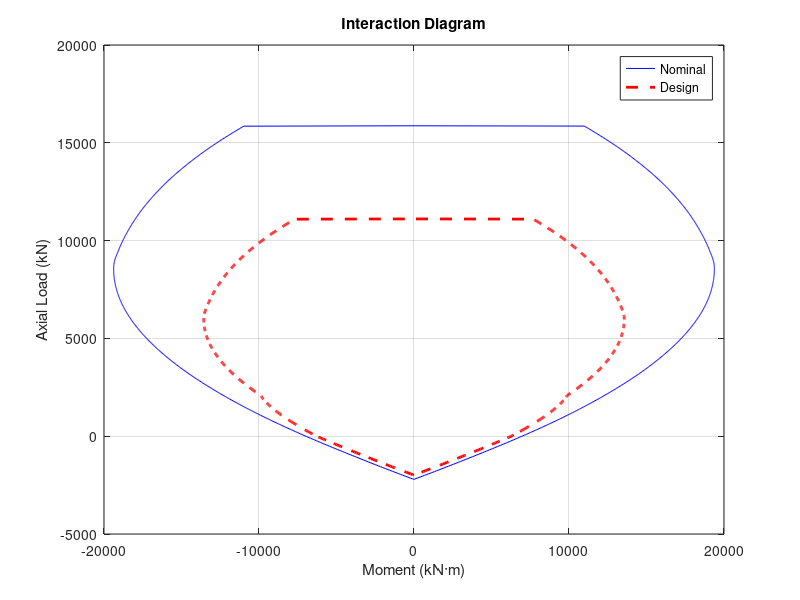
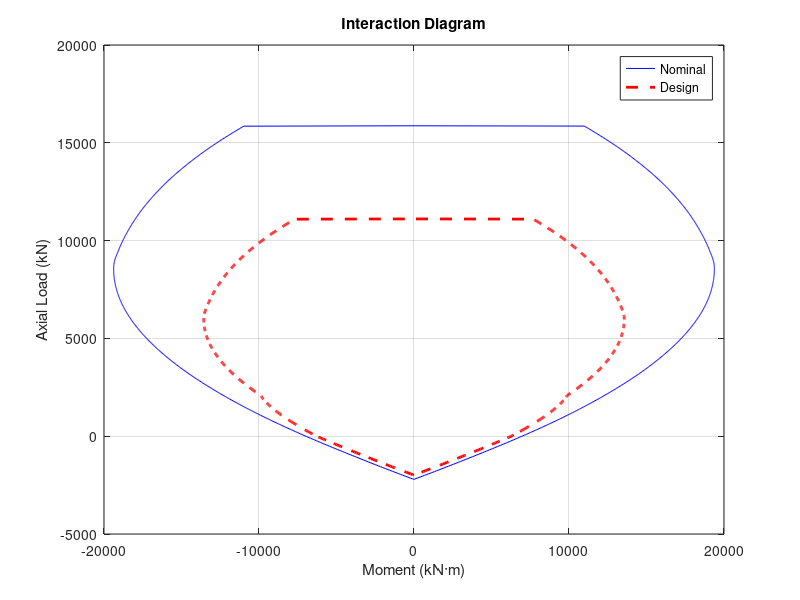

Source code (MATLAB) for these figures, in order:
%% T-WALL INTERACTION DIAGRAM GENERATOR
% 
% Author: Victor Calderón (July 2019)
% Updated: Jefferson De la Cuba (February 2025)
% --------------------------------------------------------------------------
% Generates nominal/design interaction diagrams for reinforced concrete T-walls per ACI 318
% Includes validation against applied load cases and exports results to specified directory
%
% Inputs:
%   - Material: fpc (kg/cm²), fy (kg/cm²), Es (kg/cm²), strains (ey, ecu)
%   - Geometry: b1/b2 (cm), h1/h2 (cm), steel layer coordinates (ei)
%   - Reinforcement: As (cm²) for each layer, bar spacing (eid)
%   - Dataset: Rec_P1_M33.txt (contains applied P [kN] and M [kN-m])
%
% Outputs:
%   - MATLAB figures: Interaction diagrams in .fig format
%   - JPEG image: Final annotated diagram in outputs directory
%   - Console output: Maximum axial load capacity (kN)

clear
close all
clc

%% Directory Configuration
% Create outputs directory if non-existent (one level up from current file)

outputDir = fullfile(fileparts(mfilename('fullpath')), '..', 'outputs'); % Robust path traversal
if ~exist(outputDir, 'dir')
    mkdir(outputDir); 
end

% Dataset path configuration (outside code directory)
dataFile = fullfile('..', 'datasets', 'Rec_P1_M33.txt');

%% Interaction Diagram - T Wall

% Input - Material Properties
fpc    = 210;           % Concrete compressive strength (kg/cm²)
beta_c = 0.85;          % Compression block factor for concrete
fy     = 4200;          % Steel yield strength (kg/cm²)
Es     = 2.0000e+06;    % Modulus of elasticity of steel (kg/cm²)
ey     = 0.0020;        % Steel yield strain
ecu    = 0.003;         % Ultimate strain of concrete (per ACI-318)

% Conversion factors
kgf_to_kN = 0.00980665;    % 1 kgf = 0.00980665 kN
kgfcm_to_kNm = 0.0000980665; % 1 kgf·cm = 0.0000980665 kN·m

% Input - Geometric Properties (cm)
b_1 = 0;                % Flange width
b_2 = 15;               % Web width
h_1 = 0;                % Flange height
h_2 = 675;              % Total height (web height = h_2 - h_1)
Ag  = b_1*h_1 + b_2*(h_2-h_1);   % Gross area (cm²)

%% Input - Distribution of Steel Reinforcement
n = 41;  % Number of steel layers

% From top to bottom:
As = [repmat(2.26,5,1); ones(31,1); repmat(2.26,5,1)];  % Steel area (cm²)
eid = [3; repmat(7,5,1); repmat(20,30,1); repmat(7,5,1)];  % Spacing between bars (cm)

% Distance from top to each steel layer (cm)
ei = zeros(length(eid),1);
ei(1) = eid(1);
for i = 2:length(eid)
    ei(i) = ei(i-1) + eid(i);
end

n_c = 1;  % Step increment for neutral axis depth

%% Compression Analysis
% Centroid of gross section (from top)
y_c_1 = (0.5*((b_1*h_1^2) + (h_2^2 - h_1^2)*b_2)) / (b_1*h_1 + b_2*(h_2-h_1));
y_c_2 = h_2 - y_c_1;

% Neutral axis depth range (cm)
c = 0.00001 : n_c : h_2 + 0.5*h_2;  

% Reverse reinforcement for negative bending
As_2 = As(end:-1:1);
ei_2 = h_2 - ei(end:-1:1);

flag = 0;

% Maximum compressive load (kN)
P_n_max = 0.8*(0.85*fpc*(Ag - sum(As)) + fy*sum(As)) * kgf_to_kN;

while flag <= 1
    a       = zeros(length(c),1);
    P_n     = zeros(length(c),1);
    P_real  = zeros(length(c),1);
    M_n     = zeros(length(c),1);
    M_real  = zeros(length(c),1);
    phi_Mn  = zeros(length(c),1);
    phi_Pn  = zeros(length(c),1);

    for i = 1:length(c)
        e_i  = zeros(length(As),1);
        f_s  = zeros(length(As),1);
        ms_i = zeros(length(As),1);

        a(i) = c(i) * beta_c;  % Depth of stress block

        % Steel layer forces
        for i_1 = 1:length(As)
            e_i(i_1) = ecu*(ei(i_1) - c(i)) / c(i); % Strain
            
            if e_i(i_1) > ey
                f_s(i_1) = fy * As(i_1); % Tension yield
            elseif e_i(i_1) < -ey
                f_s(i_1) = -fy * As(i_1); % Compression yield
            else
                f_s(i_1) = Es * e_i(i_1) * As(i_1); % Elastic
            end
            
            ms_i(i_1) = f_s(i_1) * (y_c_1 - ei(i_1)); % Moment contribution
        end

        % Concrete force
        if a(i) < h_1
            P_con = 0.85 * fpc * a(i) * b_1;
        else
            P_con_ala  = 0.85 * fpc * h_1 * b_1;
            P_con_alma = 0.85 * fpc * (a(i)-h_1) * b_2;
            P_con = P_con_ala + P_con_alma;
        end

        % Convert forces and moments
        P_real(i) = (P_con - sum(f_s)) * kgf_to_kN; % kN
        if a(i) < h_1
            M_real(i) = (P_con * (y_c_1 - a(i)/2) - sum(ms_i)) * kgfcm_to_kNm;
        else
            M_real(i) = (P_con_ala*(y_c_1 - h_1/2) + P_con_alma*(y_c_1 - (a(i)-h_1)/2) - sum(ms_i)) * kgfcm_to_kNm;
        end
        
        % Enforce Pn_max
        if P_n_max >= P_real(i)
            P_n(i) = P_real(i);
            M_n(i) = M_real(i);
        else
            M_n(i) = 0;
            P_n(i) = P_n_max;
        end
    end
    
    % Transition load calculations
    P_viga = 0.1 * fpc * Ag * kgf_to_kN;  % kN
    M_b    = max(M_n);
    p_1    = find(M_n == M_b, 1);
    P_b    = P_n(p_1);
    P_tran = min(P_viga/0.7, P_b/0.7);
    
    % Strength reduction factors
    for i_5 = 1:length(c)
        phi = 0.9 - 0.2 * P_n(i_5)/P_tran;
        phi = max(0.7, min(0.9, phi));
        phi_Mn(i_5) = M_n(i_5) * phi;
        phi_Pn(i_5) = P_n(i_5) * phi;
    end
    
    % Swap parameters for negative side
    if flag == 0
        M_n_neg      = -M_n;
        P_n_neg      = P_n;
        phi_Mn_neg   = -phi_Mn;
        phi_Pn_neg   = phi_Pn;
        As    = As_2;
        ei    = ei_2;
        [h_1, h_2] = deal(h_2, h_1);
        [b_1, b_2] = deal(b_2, b_1);
        y_c_1 = y_c_2;
    else
        M_n_pos     = M_n;
        P_n_pos     = P_n;
        phi_Mn_pos  = phi_Mn;
        phi_Pn_pos  = phi_Pn;
    end
    flag = flag + 1;
end

% Combine interaction diagram results
M_n_graf     = [M_n_neg; flipud(M_n_pos)];
P_n_graf     = [P_n_neg; flipud(P_n_pos)];
phi_M_n_graf = [phi_Mn_neg; flipud(phi_Mn_pos)];
phi_P_n_graf = [phi_Pn_neg; flipud(phi_Pn_pos)];

%% Plotting
figure;
plot(M_n_graf, P_n_graf, 'b-', phi_M_n_graf, phi_P_n_graf, 'r--', 'LineWidth', 2);
grid on;
xlabel('Moment (kN·m)');
ylabel('Axial Load (kN)');
legend('Nominal', 'Design', 'Location', 'Best');
title('Interaction Diagram');

% Save as FIG
saveas(gcf, fullfile(outputDir, 'InteractionDiagram.png')); 

% Export PNG
print(fullfile(outputDir, 'C_I_Conven_TRec_M33.png'), '-dpng', '-r300'); 

close(gcf); % Always close after saving

%% Maximum Axial Load
Pu_Nch = Ag * fpc * 0.3 * kgf_to_kN;  % kN